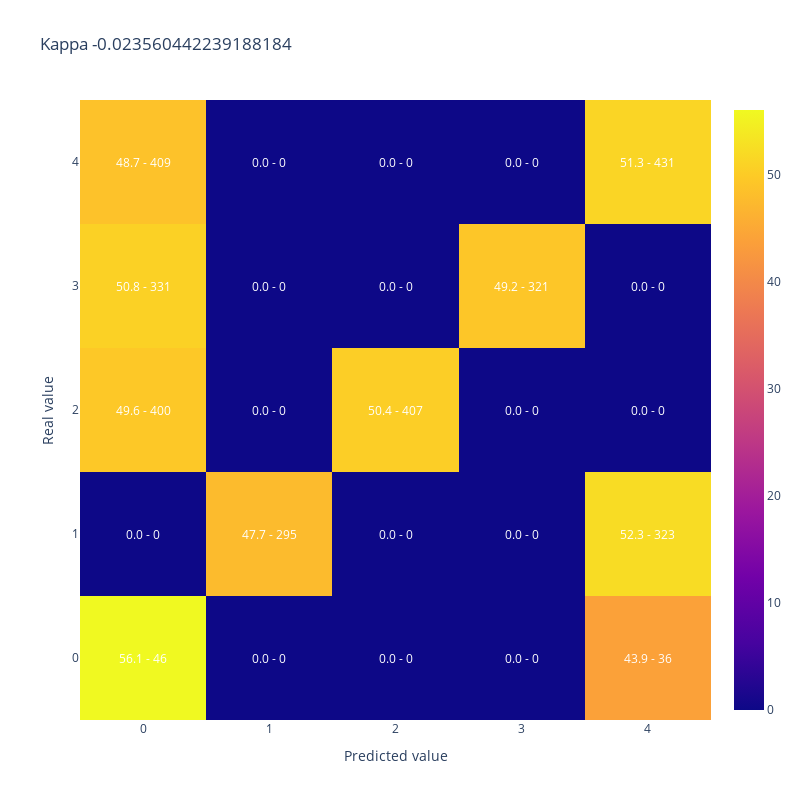

Write notebook code for a chart like this one.
### Code cell
#A modo de ejemplo muestro kappa y matriz de confusion para 50% de aciertos donde los errores quedan lejos de la clase correcta
y_simulado_lejos = [y_test.iloc[sample] if random_list[sample]<50/100 else y_lejos[sample] for sample in range(len(y_test))]

display(plot_confusion_matrix(y_test,y_simulado_lejos, 
                              title = "Kappa " + str(cohen_kappa_score(y_test,y_simulado_lejos, weights = 'quadratic'))))

### Figure 1 — Plotly figure (JSON) as saved in the notebook; plotly's stock layout.template omitted (floating-point values rounded to 4 significant figures)
{"data": [{"type": "heatmap", "x": [0, 1, 2, 3, 4], "y": [0, 1, 2, 3, 4], "z": [[56.1, 0.0, 0.0, 0.0, 43.9], [0.0, 47.73, 0.0, 0.0, 52.27], [49.57, 0.0, 50.43, 0.0, 0.0], [50.77, 0.0, 0.0, 49.23, 0.0], [48.69, 0.0, 0.0, 0.0, 51.31]]}], "layout": {"annotations": [{"font": {"color": "white"}, "showarrow": false, "text": "56.1 - 46", "x": 0, "xref": "x", "y": 0, "yref": "y"}, {"font": {"color": "white"}, "showarrow": false, "text": "0.0 - 0", "x": 1, "xref": "x", "y": 0, "yref": "y"}, {"font": {"color": "white"}, "showarrow": false, "text": "0.0 - 0", "x": 2, "xref": "x", "y": 0, "yref": "y"}, {"font": {"color": "white"}, "showarrow": false, "text": "0.0 - 0", "x": 3, "xref": "x", "y": 0, "yref": "y"}, {"font": {"color": "white"}, "showarrow": false, "text": "43.9 - 36", "x": 4, "xref": "x", "y": 0, "yref": "y"}, {"font": {"color": "white"}, "showarrow": false, "text": "0.0 - 0", "x": 0, "xref": "x", "y": 1, "yref": "y"}, {"font": {"color": "white"}, "showarrow": false, "text": "47.7 - 295", "x": 1, "xref": "x", "y": 1, "yref": "y"}, {"font": {"color": "white"}, "showarrow": false, "text": "0.0 - 0", "x": 2, "xref": "x", "y": 1, "yref": "y"}, {"font": {"color": "white"}, "showarrow": false, "text": "0.0 - 0", "x": 3, "xref": "x", "y": 1, "yref": "y"}, {"font": {"color": "white"}, "showarrow": false, "text": "52.3 - 323", "x": 4, "xref": "x", "y": 1, "yref": "y"}, {"font": {"color": "white"}, "showarrow": false, "text": "49.6 - 400", "x": 0, "xref": "x", "y": 2, "yref": "y"}, {"font": {"color": "white"}, "showarrow": false, "text": "0.0 - 0", "x": 1, "xref": "x", "y": 2, "yref": "y"}, {"font": {"color": "white"}, "showarrow": false, "text": "50.4 - 407", "x": 2, "xref": "x", "y": 2, "yref": "y"}, {"font": {"color": "white"}, "showarrow": false, "text": "0.0 - 0", "x": 3, "xref": "x", "y": 2, "yref": "y"}, {"font": {"color": "white"}, "showarrow": false, "text": "0.0 - 0", "x": 4, "xref": "x", "y": 2, "yref": "y"}, {"font": {"color": "white"}, "showarrow": false, "text": "50.8 - 331", "x": 0, "xref": "x", "y": 3, "yref": "y"}, {"font": {"color": "white"}, "showarrow": false, "text": "0.0 - 0", "x": 1, "xref": "x", "y": 3, "yref": "y"}, {"font": {"color": "white"}, "showarrow": false, "text": "0.0 - 0", "x": 2, "xref": "x", "y": 3, "yref": "y"}, {"font": {"color": "white"}, "showarrow": false, "text": "49.2 - 321", "x": 3, "xref": "x", "y": 3, "yref": "y"}, {"font": {"color": "white"}, "showarrow": false, "text": "0.0 - 0", "x": 4, "xref": "x", "y": 3, "yref": "y"}, {"font": {"color": "white"}, "showarrow": false, "text": "48.7 - 409", "x": 0, "xref": "x", "y": 4, "yref": "y"}, {"font": {"color": "white"}, "showarrow": false, "text": "0.0 - 0", "x": 1, "xref": "x", "y": 4, "yref": "y"}, {"font": {"color": "white"}, "showarrow": false, "text": "0.0 - 0", "x": 2, "xref": "x", "y": 4, "yref": "y"}, {"font": {"color": "white"}, "showarrow": false, "text": "0.0 - 0", "x": 3, "xref": "x", "y": 4, "yref": "y"}, {"font": {"color": "white"}, "showarrow": false, "text": "51.3 - 431", "x": 4, "xref": "x", "y": 4, "yref": "y"}], "height": 800, "title": {"text": "Kappa -0.023560442239188184"}, "width": 800, "xaxis": {"title": {"text": "Predicted value"}}, "yaxis": {"title": {"text": "Real value"}}}}
